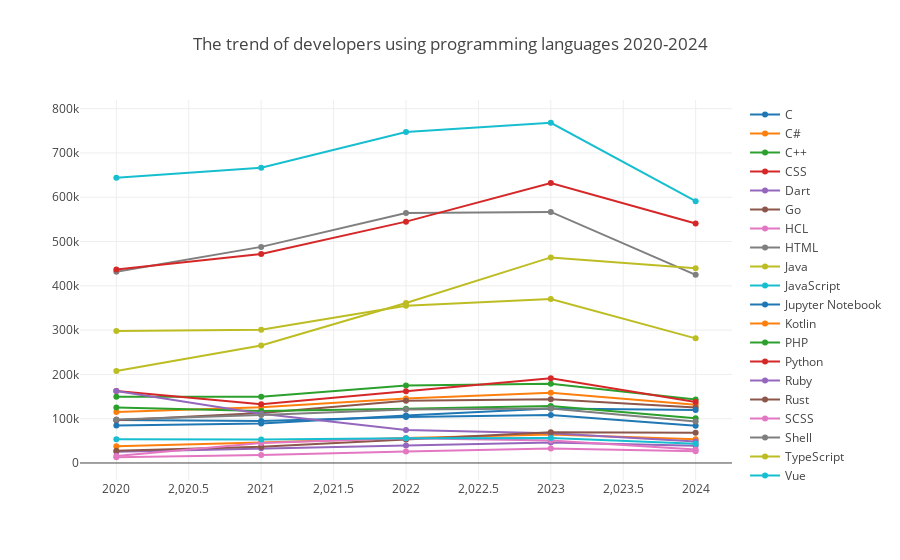

Source (notebook cell):
### Code cell
data = openDigger.driver.clickhouse.query(f"""
SELECT toYear(created_at) AS year, COUNT(DISTINCT actor_id) AS user_count, COUNT(DISTINCT repo_id) AS repo_count, repo_language
FROM events
WHERE toYear(created_at) IN ('{"', '".join(map(str, years))}') AND repo_language IN (
    SELECT repo_language FROM (
        SELECT COUNT(DISTINCT actor_id) AS user_count, COUNT(DISTINCT repo_id) AS repo_count, repo_language
        FROM events
        WHERE repo_language != '' AND toYear(created_at) = '{year}'
        GROUP BY repo_language
        ORDER BY user_count DESC
        LIMIT 20
    )
)
GROUP BY year, repo_language
ORDER BY year DESC, user_count DESC
""", {"format": "JSONEachRow"})
df_data = pd.DataFrame(data)
data_lang_dict_list = {k: v.to_dict("list") for k, v in df_data.groupby("repo_language")}
data_records = list(map(repo_language_usecount_postprocess, data_lang_dict_list.values()))
openDigger.render.plotly(
    data_records,
    {"title": f"The trend of developers using programming languages {startYear}-{year}", "xasix": {"type": "category"}},
    MultiMime()
)

### Figure 1 — Plotly figure (JSON) as saved in the notebook; plotly's stock layout.template omitted (floating-point values rounded to 4 significant figures)
{"data": [{"name": "C", "x": [2024, 2023, 2022, 2021, 2020], "y": ["84253", "108327", "104020", "94610", "96893"]}, {"name": "C#", "x": [2024, 2023, 2022, 2021, 2020], "y": ["131549", "158731", "145666", "126106", "115356"]}, {"name": "C++", "x": [2024, 2023, 2022, 2021, 2020], "y": ["143135", "178714", "175216", "149559", "149596"]}, {"name": "CSS", "x": [2024, 2023, 2022, 2021, 2020], "y": ["137566", "191293", "162228", "132722", "162513"]}, {"name": "Dart", "x": [2024, 2023, 2022, 2021, 2020], "y": ["39201", "46302", "39655", "33169", "25639"]}, {"name": "Go", "x": [2024, 2023, 2022, 2021, 2020], "y": ["125521", "143934", "140510", "112885", "96410"]}, {"name": "HCL", "x": [2024, 2023, 2022, 2021, 2020], "y": ["26390", "32560", "26158", "18154", "12960"]}, {"name": "HTML", "x": [2024, 2023, 2022, 2021, 2020], "y": ["424901", "566798", "564367", "487916", "431829"]}, {"name": "Java", "x": [2024, 2023, 2022, 2021, 2020], "y": ["281403", "370073", "355155", "300623", "297881"]}, {"name": "JavaScript", "x": [2024, 2023, 2022, 2021, 2020], "y": ["591223", "768201", "747494", "666784", "644022"]}, {"name": "Jupyter Notebook", "x": [2024, 2023, 2022, 2021, 2020], "y": ["119874", "123077", "107193", "89073", "84461"]}, {"name": "Kotlin", "x": [2024, 2023, 2022, 2021, 2020], "y": ["53503", "64503", "56645", "46014", "37757"]}, {"name": "PHP", "x": [2024, 2023, 2022, 2021, 2020], "y": ["100984", "128661", "122541", "117539", "125548"]}, {"name": "Python", "x": [2024, 2023, 2022, 2021, 2020], "y": ["540751", "631989", "544924", "471718", "437032"]}, {"name": "Ruby", "x": [2024, 2023, 2022, 2021, 2020], "y": ["48246", "67105", "74255", "111028", "162396"]}, {"name": "Rust", "x": [2024, 2023, 2022, 2021, 2020], "y": ["68199", "69606", "53179", "36416", "27433"]}, {"name": "SCSS", "x": [2024, 2023, 2022, 2021, 2020], "y": ["30539", "50693", "55646", "45037", "15800"]}, {"name": "Shell", "x": [2024, 2023, 2022, 2021, 2020], "y": ["93726", "122962", "120912", "108403", "98454"]}, {"name": "TypeScript", "x": [2024, 2023, 2022, 2021, 2020], "y": ["439954", "464159", "361101", "265377", "207571"]}, {"name": "Vue", "x": [2024, 2023, 2022, 2021, 2020], "y": ["43534", "56281", "55656", "53000", "53531"]}], "layout": {"autosize": true, "title": {"text": "The trend of developers using programming languages 2020-2024"}, "xasix": {"type": "category"}, "xaxis": {"autorange": true, "range": [2020.0, 2024.0], "type": "linear"}, "yaxis": {"autorange": true, "range": [-49370.0, 830500.0], "type": "linear"}}}
